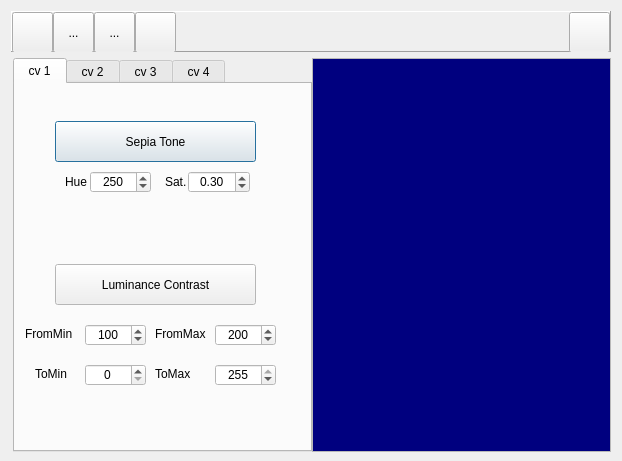
<?xml version="1.0" encoding="UTF-8"?>
<ui version="4.0">
 <class>MainFrame</class>
 <widget class="QDialog" name="MainFrame">
  <property name="geometry">
   <rect>
    <x>0</x>
    <y>0</y>
    <width>622</width>
    <height>461</height>
   </rect>
  </property>
  <property name="sizePolicy">
   <sizepolicy hsizetype="Preferred" vsizetype="Minimum">
    <horstretch>0</horstretch>
    <verstretch>0</verstretch>
   </sizepolicy>
  </property>
  <property name="minimumSize">
   <size>
    <width>0</width>
    <height>461</height>
   </size>
  </property>
  <property name="windowTitle">
   <string>Homeworks</string>
  </property>
  <property name="modal">
   <bool>false</bool>
  </property>
  <layout class="QVBoxLayout" name="verticalLayout">
   <item>
    <widget class="QFrame" name="frame">
     <property name="sizePolicy">
      <sizepolicy hsizetype="Preferred" vsizetype="Fixed">
       <horstretch>0</horstretch>
       <verstretch>0</verstretch>
      </sizepolicy>
     </property>
     <property name="minimumSize">
      <size>
       <width>0</width>
       <height>41</height>
      </size>
     </property>
     <property name="maximumSize">
      <size>
       <width>16777215</width>
       <height>41</height>
      </size>
     </property>
     <property name="frameShape">
      <enum>QFrame::Panel</enum>
     </property>
     <property name="frameShadow">
      <enum>QFrame::Raised</enum>
     </property>
     <layout class="QHBoxLayout" name="horizontalLayout_3">
      <property name="spacing">
       <number>0</number>
      </property>
      <property name="leftMargin">
       <number>0</number>
      </property>
      <property name="topMargin">
       <number>0</number>
      </property>
      <property name="rightMargin">
       <number>0</number>
      </property>
      <property name="bottomMargin">
       <number>0</number>
      </property>
      <item>
       <widget class="QToolButton" name="buttonOpen">
        <property name="enabled">
         <bool>true</bool>
        </property>
        <property name="sizePolicy">
         <sizepolicy hsizetype="Minimum" vsizetype="Minimum">
          <horstretch>0</horstretch>
          <verstretch>0</verstretch>
         </sizepolicy>
        </property>
        <property name="minimumSize">
         <size>
          <width>41</width>
          <height>41</height>
         </size>
        </property>
        <property name="maximumSize">
         <size>
          <width>41</width>
          <height>41</height>
         </size>
        </property>
        <property name="toolTip">
         <string>open an image file</string>
        </property>
        <property name="layoutDirection">
         <enum>Qt::LeftToRight</enum>
        </property>
        <property name="autoFillBackground">
         <bool>false</bool>
        </property>
        <property name="text">
         <string/>
        </property>
        <property name="icon">
         <iconset resource="images/mainframe.qrc">
          <normaloff>:/open.png</normaloff>:/open.png</iconset>
        </property>
        <property name="iconSize">
         <size>
          <width>41</width>
          <height>41</height>
         </size>
        </property>
        <property name="checkable">
         <bool>false</bool>
        </property>
        <property name="autoRepeat">
         <bool>false</bool>
        </property>
        <property name="autoExclusive">
         <bool>false</bool>
        </property>
        <property name="popupMode">
         <enum>QToolButton::DelayedPopup</enum>
        </property>
        <property name="toolButtonStyle">
         <enum>Qt::ToolButtonIconOnly</enum>
        </property>
        <property name="autoRaise">
         <bool>false</bool>
        </property>
       </widget>
      </item>
      <item>
       <widget class="QToolButton" name="toolButton_2">
        <property name="sizePolicy">
         <sizepolicy hsizetype="Minimum" vsizetype="Minimum">
          <horstretch>0</horstretch>
          <verstretch>0</verstretch>
         </sizepolicy>
        </property>
        <property name="minimumSize">
         <size>
          <width>41</width>
          <height>41</height>
         </size>
        </property>
        <property name="maximumSize">
         <size>
          <width>41</width>
          <height>41</height>
         </size>
        </property>
        <property name="text">
         <string>...</string>
        </property>
       </widget>
      </item>
      <item>
       <widget class="QToolButton" name="toolButton_3">
        <property name="sizePolicy">
         <sizepolicy hsizetype="Minimum" vsizetype="Minimum">
          <horstretch>0</horstretch>
          <verstretch>0</verstretch>
         </sizepolicy>
        </property>
        <property name="minimumSize">
         <size>
          <width>41</width>
          <height>41</height>
         </size>
        </property>
        <property name="maximumSize">
         <size>
          <width>41</width>
          <height>41</height>
         </size>
        </property>
        <property name="text">
         <string>...</string>
        </property>
       </widget>
      </item>
      <item>
       <widget class="QToolButton" name="buttonDeleteContents">
        <property name="sizePolicy">
         <sizepolicy hsizetype="Minimum" vsizetype="Minimum">
          <horstretch>0</horstretch>
          <verstretch>0</verstretch>
         </sizepolicy>
        </property>
        <property name="minimumSize">
         <size>
          <width>41</width>
          <height>41</height>
         </size>
        </property>
        <property name="maximumSize">
         <size>
          <width>41</width>
          <height>41</height>
         </size>
        </property>
        <property name="toolTip">
         <string>close all forms</string>
        </property>
        <property name="autoFillBackground">
         <bool>false</bool>
        </property>
        <property name="text">
         <string/>
        </property>
        <property name="icon">
         <iconset resource="images/mainframe.qrc">
          <normaloff>:/1-21.png</normaloff>:/1-21.png</iconset>
        </property>
        <property name="iconSize">
         <size>
          <width>41</width>
          <height>41</height>
         </size>
        </property>
       </widget>
      </item>
      <item>
       <spacer name="horizontalSpacer">
        <property name="orientation">
         <enum>Qt::Horizontal</enum>
        </property>
        <property name="sizeHint" stdset="0">
         <size>
          <width>40</width>
          <height>20</height>
         </size>
        </property>
       </spacer>
      </item>
      <item>
       <widget class="QToolButton" name="buttonShowList">
        <property name="sizePolicy">
         <sizepolicy hsizetype="Minimum" vsizetype="Minimum">
          <horstretch>0</horstretch>
          <verstretch>0</verstretch>
         </sizepolicy>
        </property>
        <property name="minimumSize">
         <size>
          <width>41</width>
          <height>41</height>
         </size>
        </property>
        <property name="maximumSize">
         <size>
          <width>41</width>
          <height>41</height>
         </size>
        </property>
        <property name="toolTip">
         <string>show the list view</string>
        </property>
        <property name="text">
         <string/>
        </property>
        <property name="icon">
         <iconset resource="images/mainframe.qrc">
          <normaloff>:/2-3.png</normaloff>:/2-3.png</iconset>
        </property>
        <property name="iconSize">
         <size>
          <width>82</width>
          <height>41</height>
         </size>
        </property>
       </widget>
      </item>
     </layout>
    </widget>
   </item>
   <item>
    <layout class="QHBoxLayout" name="horizontalLayout">
     <property name="spacing">
      <number>0</number>
     </property>
     <property name="leftMargin">
      <number>2</number>
     </property>
     <item>
      <widget class="QTabWidget" name="tabWidget">
       <property name="sizePolicy">
        <sizepolicy hsizetype="Fixed" vsizetype="Expanding">
         <horstretch>0</horstretch>
         <verstretch>0</verstretch>
        </sizepolicy>
       </property>
       <property name="minimumSize">
        <size>
         <width>299</width>
         <height>394</height>
        </size>
       </property>
       <property name="palette">
        <palette>
         <active>
          <colorrole role="Light">
           <brush brushstyle="SolidPattern">
            <color alpha="255">
             <red>255</red>
             <green>255</green>
             <blue>255</blue>
            </color>
           </brush>
          </colorrole>
          <colorrole role="Base">
           <brush brushstyle="SolidPattern">
            <color alpha="255">
             <red>255</red>
             <green>255</green>
             <blue>255</blue>
            </color>
           </brush>
          </colorrole>
          <colorrole role="Window">
           <brush brushstyle="SolidPattern">
            <color alpha="255">
             <red>255</red>
             <green>255</green>
             <blue>255</blue>
            </color>
           </brush>
          </colorrole>
          <colorrole role="NoRole">
           <brush brushstyle="SolidPattern">
            <color alpha="255">
             <red>255</red>
             <green>85</green>
             <blue>0</blue>
            </color>
           </brush>
          </colorrole>
         </active>
         <inactive>
          <colorrole role="Light">
           <brush brushstyle="SolidPattern">
            <color alpha="255">
             <red>255</red>
             <green>255</green>
             <blue>255</blue>
            </color>
           </brush>
          </colorrole>
          <colorrole role="Base">
           <brush brushstyle="SolidPattern">
            <color alpha="255">
             <red>255</red>
             <green>255</green>
             <blue>255</blue>
            </color>
           </brush>
          </colorrole>
          <colorrole role="Window">
           <brush brushstyle="SolidPattern">
            <color alpha="255">
             <red>255</red>
             <green>255</green>
             <blue>255</blue>
            </color>
           </brush>
          </colorrole>
          <colorrole role="NoRole">
           <brush brushstyle="SolidPattern">
            <color alpha="255">
             <red>255</red>
             <green>85</green>
             <blue>0</blue>
            </color>
           </brush>
          </colorrole>
         </inactive>
         <disabled>
          <colorrole role="Light">
           <brush brushstyle="SolidPattern">
            <color alpha="255">
             <red>255</red>
             <green>255</green>
             <blue>255</blue>
            </color>
           </brush>
          </colorrole>
          <colorrole role="Base">
           <brush brushstyle="SolidPattern">
            <color alpha="255">
             <red>255</red>
             <green>255</green>
             <blue>255</blue>
            </color>
           </brush>
          </colorrole>
          <colorrole role="Window">
           <brush brushstyle="SolidPattern">
            <color alpha="255">
             <red>255</red>
             <green>255</green>
             <blue>255</blue>
            </color>
           </brush>
          </colorrole>
          <colorrole role="NoRole">
           <brush brushstyle="SolidPattern">
            <color alpha="255">
             <red>255</red>
             <green>85</green>
             <blue>0</blue>
            </color>
           </brush>
          </colorrole>
         </disabled>
        </palette>
       </property>
       <property name="cursor">
        <cursorShape>ArrowCursor</cursorShape>
       </property>
       <property name="autoFillBackground">
        <bool>false</bool>
       </property>
       <property name="tabPosition">
        <enum>QTabWidget::North</enum>
       </property>
       <property name="tabShape">
        <enum>QTabWidget::Rounded</enum>
       </property>
       <property name="currentIndex">
        <number>0</number>
       </property>
       <property name="iconSize">
        <size>
         <width>31</width>
         <height>31</height>
        </size>
       </property>
       <property name="elideMode">
        <enum>Qt::ElideMiddle</enum>
       </property>
       <widget class="QWidget" name="tab_2">
        <attribute name="title">
         <string> cv 1 </string>
        </attribute>
        <widget class="QLabel" name="label_5">
         <property name="geometry">
          <rect>
           <x>50</x>
           <y>90</y>
           <width>31</width>
           <height>16</height>
          </rect>
         </property>
         <property name="text">
          <string>Hue</string>
         </property>
        </widget>
        <widget class="QSpinBox" name="spinHue">
         <property name="geometry">
          <rect>
           <x>75</x>
           <y>87</y>
           <width>61</width>
           <height>22</height>
          </rect>
         </property>
         <property name="alignment">
          <set>Qt::AlignCenter</set>
         </property>
         <property name="maximum">
          <number>360</number>
         </property>
         <property name="singleStep">
          <number>20</number>
         </property>
         <property name="value">
          <number>250</number>
         </property>
        </widget>
        <widget class="QLabel" name="label_6">
         <property name="geometry">
          <rect>
           <x>150</x>
           <y>90</y>
           <width>31</width>
           <height>16</height>
          </rect>
         </property>
         <property name="text">
          <string>Sat.</string>
         </property>
        </widget>
        <widget class="QDoubleSpinBox" name="spinSaturation">
         <property name="geometry">
          <rect>
           <x>173</x>
           <y>87</y>
           <width>62</width>
           <height>22</height>
          </rect>
         </property>
         <property name="alignment">
          <set>Qt::AlignCenter</set>
         </property>
         <property name="maximum">
          <double>1.000000000000000</double>
         </property>
         <property name="singleStep">
          <double>0.100000000000000</double>
         </property>
         <property name="value">
          <double>0.300000000000000</double>
         </property>
        </widget>
        <widget class="QPushButton" name="buttonSepiaTone">
         <property name="geometry">
          <rect>
           <x>40</x>
           <y>37</y>
           <width>201</width>
           <height>41</height>
          </rect>
         </property>
         <property name="autoFillBackground">
          <bool>false</bool>
         </property>
         <property name="text">
          <string>Sepia Tone</string>
         </property>
         <property name="iconSize">
          <size>
           <width>41</width>
           <height>41</height>
          </size>
         </property>
         <property name="checkable">
          <bool>false</bool>
         </property>
         <property name="autoRepeat">
          <bool>false</bool>
         </property>
         <property name="autoExclusive">
          <bool>false</bool>
         </property>
         <property name="autoDefault">
          <bool>true</bool>
         </property>
         <property name="flat">
          <bool>false</bool>
         </property>
        </widget>
        <widget class="QLabel" name="label_FromMax">
         <property name="geometry">
          <rect>
           <x>140</x>
           <y>240</y>
           <width>61</width>
           <height>20</height>
          </rect>
         </property>
         <property name="text">
          <string>FromMax</string>
         </property>
        </widget>
        <widget class="QLabel" name="label_FromMin">
         <property name="geometry">
          <rect>
           <x>10</x>
           <y>240</y>
           <width>61</width>
           <height>20</height>
          </rect>
         </property>
         <property name="text">
          <string>FromMin</string>
         </property>
        </widget>
        <widget class="QSpinBox" name="spinFromMin">
         <property name="geometry">
          <rect>
           <x>70</x>
           <y>240</y>
           <width>61</width>
           <height>22</height>
          </rect>
         </property>
         <property name="alignment">
          <set>Qt::AlignCenter</set>
         </property>
         <property name="maximum">
          <number>255</number>
         </property>
         <property name="singleStep">
          <number>10</number>
         </property>
         <property name="value">
          <number>100</number>
         </property>
        </widget>
        <widget class="QPushButton" name="buttonContrast">
         <property name="geometry">
          <rect>
           <x>40</x>
           <y>180</y>
           <width>201</width>
           <height>41</height>
          </rect>
         </property>
         <property name="autoFillBackground">
          <bool>false</bool>
         </property>
         <property name="text">
          <string>Luminance Contrast</string>
         </property>
         <property name="iconSize">
          <size>
           <width>41</width>
           <height>41</height>
          </size>
         </property>
         <property name="checkable">
          <bool>false</bool>
         </property>
         <property name="autoRepeat">
          <bool>false</bool>
         </property>
         <property name="autoExclusive">
          <bool>false</bool>
         </property>
         <property name="autoDefault">
          <bool>true</bool>
         </property>
         <property name="flat">
          <bool>false</bool>
         </property>
        </widget>
        <widget class="QSpinBox" name="spinFromMax">
         <property name="geometry">
          <rect>
           <x>200</x>
           <y>240</y>
           <width>61</width>
           <height>22</height>
          </rect>
         </property>
         <property name="alignment">
          <set>Qt::AlignCenter</set>
         </property>
         <property name="maximum">
          <number>255</number>
         </property>
         <property name="singleStep">
          <number>10</number>
         </property>
         <property name="value">
          <number>200</number>
         </property>
        </widget>
        <widget class="QSpinBox" name="spinToMin">
         <property name="geometry">
          <rect>
           <x>70</x>
           <y>280</y>
           <width>61</width>
           <height>22</height>
          </rect>
         </property>
         <property name="alignment">
          <set>Qt::AlignCenter</set>
         </property>
         <property name="maximum">
          <number>255</number>
         </property>
         <property name="singleStep">
          <number>10</number>
         </property>
         <property name="value">
          <number>0</number>
         </property>
        </widget>
        <widget class="QLabel" name="label_ToMin">
         <property name="geometry">
          <rect>
           <x>20</x>
           <y>280</y>
           <width>51</width>
           <height>20</height>
          </rect>
         </property>
         <property name="text">
          <string>ToMin</string>
         </property>
        </widget>
        <widget class="QLabel" name="label_ToMax">
         <property name="geometry">
          <rect>
           <x>140</x>
           <y>280</y>
           <width>51</width>
           <height>20</height>
          </rect>
         </property>
         <property name="text">
          <string>ToMax</string>
         </property>
        </widget>
        <widget class="QSpinBox" name="spinToMax">
         <property name="geometry">
          <rect>
           <x>200</x>
           <y>280</y>
           <width>61</width>
           <height>22</height>
          </rect>
         </property>
         <property name="alignment">
          <set>Qt::AlignCenter</set>
         </property>
         <property name="maximum">
          <number>255</number>
         </property>
         <property name="singleStep">
          <number>10</number>
         </property>
         <property name="value">
          <number>255</number>
         </property>
        </widget>
       </widget>
       <widget class="QWidget" name="tab_3">
        <attribute name="title">
         <string> cv 2 </string>
        </attribute>
       </widget>
       <widget class="QWidget" name="tab_4">
        <attribute name="title">
         <string> cv 3 </string>
        </attribute>
       </widget>
       <widget class="QWidget" name="tab">
        <attribute name="title">
         <string> cv 4 </string>
        </attribute>
       </widget>
      </widget>
     </item>
     <item>
      <widget class="QListWidget" name="listWidget">
       <property name="sizePolicy">
        <sizepolicy hsizetype="Ignored" vsizetype="Minimum">
         <horstretch>0</horstretch>
         <verstretch>0</verstretch>
        </sizepolicy>
       </property>
       <property name="minimumSize">
        <size>
         <width>0</width>
         <height>394</height>
        </size>
       </property>
       <property name="palette">
        <palette>
         <active>
          <colorrole role="WindowText">
           <brush brushstyle="SolidPattern">
            <color alpha="255">
             <red>255</red>
             <green>255</green>
             <blue>0</blue>
            </color>
           </brush>
          </colorrole>
          <colorrole role="Text">
           <brush brushstyle="SolidPattern">
            <color alpha="255">
             <red>255</red>
             <green>255</green>
             <blue>255</blue>
            </color>
           </brush>
          </colorrole>
          <colorrole role="Base">
           <brush brushstyle="SolidPattern">
            <color alpha="255">
             <red>0</red>
             <green>0</green>
             <blue>127</blue>
            </color>
           </brush>
          </colorrole>
          <colorrole role="PlaceholderText">
           <brush brushstyle="NoBrush">
            <color alpha="128">
             <red>255</red>
             <green>255</green>
             <blue>255</blue>
            </color>
           </brush>
          </colorrole>
         </active>
         <inactive>
          <colorrole role="WindowText">
           <brush brushstyle="SolidPattern">
            <color alpha="255">
             <red>255</red>
             <green>255</green>
             <blue>0</blue>
            </color>
           </brush>
          </colorrole>
          <colorrole role="Text">
           <brush brushstyle="SolidPattern">
            <color alpha="255">
             <red>255</red>
             <green>255</green>
             <blue>255</blue>
            </color>
           </brush>
          </colorrole>
          <colorrole role="Base">
           <brush brushstyle="SolidPattern">
            <color alpha="255">
             <red>0</red>
             <green>0</green>
             <blue>127</blue>
            </color>
           </brush>
          </colorrole>
          <colorrole role="PlaceholderText">
           <brush brushstyle="NoBrush">
            <color alpha="128">
             <red>255</red>
             <green>255</green>
             <blue>255</blue>
            </color>
           </brush>
          </colorrole>
         </inactive>
         <disabled>
          <colorrole role="WindowText">
           <brush brushstyle="SolidPattern">
            <color alpha="255">
             <red>120</red>
             <green>120</green>
             <blue>120</blue>
            </color>
           </brush>
          </colorrole>
          <colorrole role="Text">
           <brush brushstyle="SolidPattern">
            <color alpha="255">
             <red>120</red>
             <green>120</green>
             <blue>120</blue>
            </color>
           </brush>
          </colorrole>
          <colorrole role="Base">
           <brush brushstyle="SolidPattern">
            <color alpha="255">
             <red>240</red>
             <green>240</green>
             <blue>240</blue>
            </color>
           </brush>
          </colorrole>
          <colorrole role="PlaceholderText">
           <brush brushstyle="NoBrush">
            <color alpha="128">
             <red>255</red>
             <green>255</green>
             <blue>255</blue>
            </color>
           </brush>
          </colorrole>
         </disabled>
        </palette>
       </property>
       <property name="font">
        <font>
         <family>Times New Roman</family>
         <pointsize>10</pointsize>
        </font>
       </property>
      </widget>
     </item>
    </layout>
   </item>
  </layout>
 </widget>
 <layoutdefault spacing="6" margin="11"/>
 <resources>
  <include location="images/mainframe.qrc"/>
 </resources>
 <connections/>
</ui>
